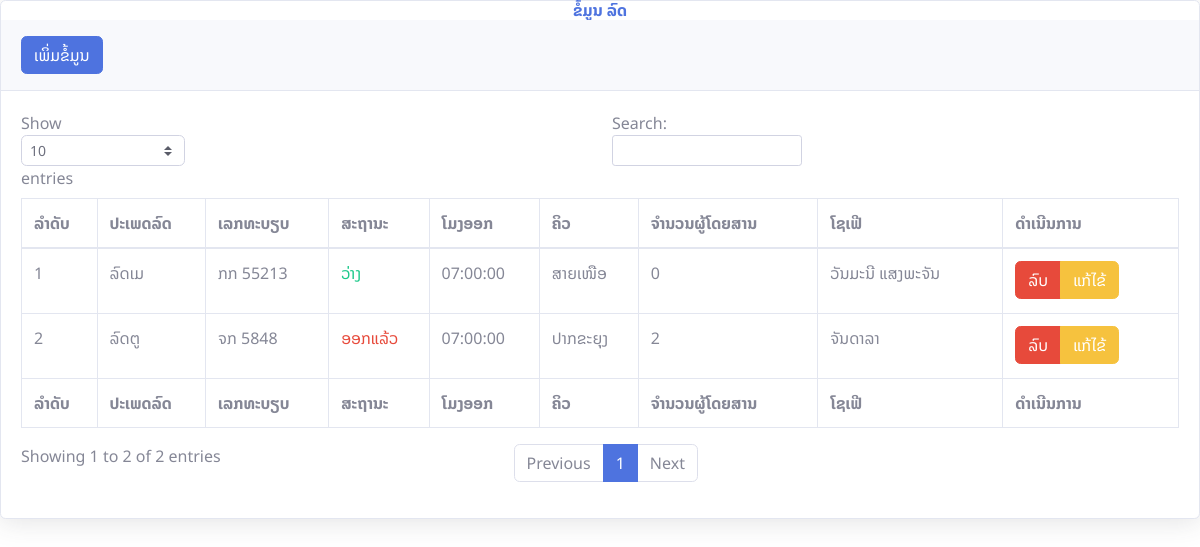
/page/car/select_car.php (signed in), run on the app's committed database.
### tables this page shows
CREATE TABLE `car` (
  `car_id` int(100) NOT NULL,
  `car_name` varchar(255) DEFAULT NULL,
  `car_num` varchar(255) DEFAULT NULL,
  `car_status` varchar(255) DEFAULT NULL,
  `car_qty` varchar(255) DEFAULT NULL,
  `car_remak` varchar(255) DEFAULT NULL,
  `qu_id` int(100) DEFAULT NULL,
  `dr_id` int(100) DEFAULT NULL,
  `ti_id` int(100) DEFAULT NULL
);

CREATE TABLE `timer` (
  `ti_id` int(100) NOT NULL,
  `ti_name` time DEFAULT NULL,
  `ti_remak` varchar(255) DEFAULT NULL
);

CREATE TABLE `queue` (
  `qu_id` int(100) NOT NULL,
  `qu_name` varchar(255) DEFAULT NULL,
  `qu_remak` varchar(255) DEFAULT NULL
);

CREATE TABLE `driving` (
  `dr_id` int(100) NOT NULL,
  `dr_name` varchar(255) NOT NULL,
  `dr_gander` varchar(255) DEFAULT NULL,
  `dr_dob` date NOT NULL,
  `dr_tel` varchar(100) NOT NULL,
  `qu_id` int(100) NOT NULL,
  `pro_id` int(100) NOT NULL,
  `dis_id` int(100) NOT NULL,
  `vi_id` int(100) NOT NULL
);

### page/car/select_car.php (the view, shortened to what this page needs)
<?php
require '../../db/connect.php';
$sql = "SELECT * FROM car as p1 INNER JOIN queue as p2 ON p1.qu_id = p2.qu_id INNER JOIN driving as p3 ON p1.dr_id = p3.dr_id INNER JOIN timer as p4 ON p1.ti_id = p4.ti_id  ORDER BY p1.car_id DESC";
$query = mysqli_query($conn, $sql);
?>
<!DOCTYPE html>
<html lang="en">
<head>
    <link href="../../vendor/fontawesome-free/css/all.min.css" rel="stylesheet" type="text/css" />
    <link href="../../css/sb-admin-2.min.css" rel="stylesheet" />
</head>
<body id="page-top">
    <div class="my-auto">
        <div class="card shadow mb-4">
            <h6 class="m-0 font-weight-bold w-100 text-center fs-4 text-primary">ຂໍ້ມູນ ລົດ</h6>
            <div class="card-header py-3">
                <a href="form_car.php" class="btn btn-primary ">ເພິ່ມຂໍ້ມູນ</a>
            </div>
            <div class="card-body">
                <div class="table-responsive">
                    <table class="table table-bordered" id="dataTable" width="100%" cellspacing="0">
                        <thead>
                            <tr>
                                <th>ລຳດັບ</th>
                                <th>ປະເພດລົດ</th>
                                <th>ເລກທະບຽບ</th>
                                <th>ສະຖານະ</th>
                                <th>ໂມງອອກ</th>
                                <th>ຄິວ</th>
                                <th>ຈຳນວນຜູ້ໂດຍສານ</th>
                                <th>ໂຊເຟີ</th>
                                <th>ດຳເນີນການ</th>
                            </tr>
                        </thead>
                        <tfoot>
                            <tr>
                                <th>ລຳດັບ</th>
                                <th>ປະເພດລົດ</th>
                                <th>ເລກທະບຽບ</th>
                                <th>ສະຖານະ</th>
                                <th>ໂມງອອກ</th>
                                <th>ຄິວ</th>
                                <th>ຈຳນວນຜູ້ໂດຍສານ</th>
                                <th>ໂຊເຟີ</th>
                                <th>ດຳເນີນການ</th>
                            </tr>
                        </tfoot>
                        <tbody>
                            <?php
                            $number = 1;
                            while ($row = mysqli_fetch_assoc($query)) { ?>
                                <tr>
                                    <td>
                                        <?php echo $number++ ?>
                                    </td>
                                    <td>
                                        <?php echo $row['car_name'] ?>
                                    </td>
                                    <td>
                                        <?php echo $row['car_num'] ?>
                                    </td>
                                    <td>
                                        <?php if ($row['car_status'] == "Loose") {
                                            echo "<p class=' text-success '>ວ່າງ</p>";
                                        } else {
                                            echo "<p class=' text-danger '>ອອກແລ້ວ</p>";
                                        } ?>
                                    </td>
                                    <td>
                                        <?php echo $row['ti_name'] ?>
                                    </td>
                                    <td>
                                        <?php echo $row['qu_name'] ?>
                                    </td>
                                    <td>
                                        <?php echo $row['car_qty'] ?>
                                    </td>
                                    <td>
                                        <?php echo $row['dr_name'] ?>
                                    </td>
                                    <td>
                                        <div class="btn-group" role="group" aria-label="Basic mixed styles example">
                                            <button type="button" class="btn btn-danger delete"
                                                id="<?php echo $row['car_id'] ?>">ລົບ</button>
                                            <a class="btn btn-warning"
                                                href="select_update_car.php?select_id=<?php echo $row['car_id'] ?>">ແກ້ໄຂ້</a>
                                        </div>
                                    </td>
                                </tr>
                            <?php } ?>
                        </tbody>
                    </table>
                </div>
            </div>
        </div>
    </div>
</body>
</html>

### page/car/select_car.php (style rules this page uses)
body { font-family: "NotoSansLao", sans-serif; }

### data on the page
car: car_name "ລົດເມ", car_num "ກກ 55213", car_status "ວ່າງ", ti.ti_name "07:00:00", qu.qu_name "ສາຍເໜືອ", car_qty "0", dr.dr_name "ວັນມະນີ ແສງພະຈັນ"
car: car_name "ລົດຕູ", car_num "ຈກ 5848", car_status "ອອກແລ້ວ", ti.ti_name "07:00:00", qu.qu_name "ປາກຂະຍຸຸງ", car_qty "2", dr.dr_name "ຈັນດາລາ"
